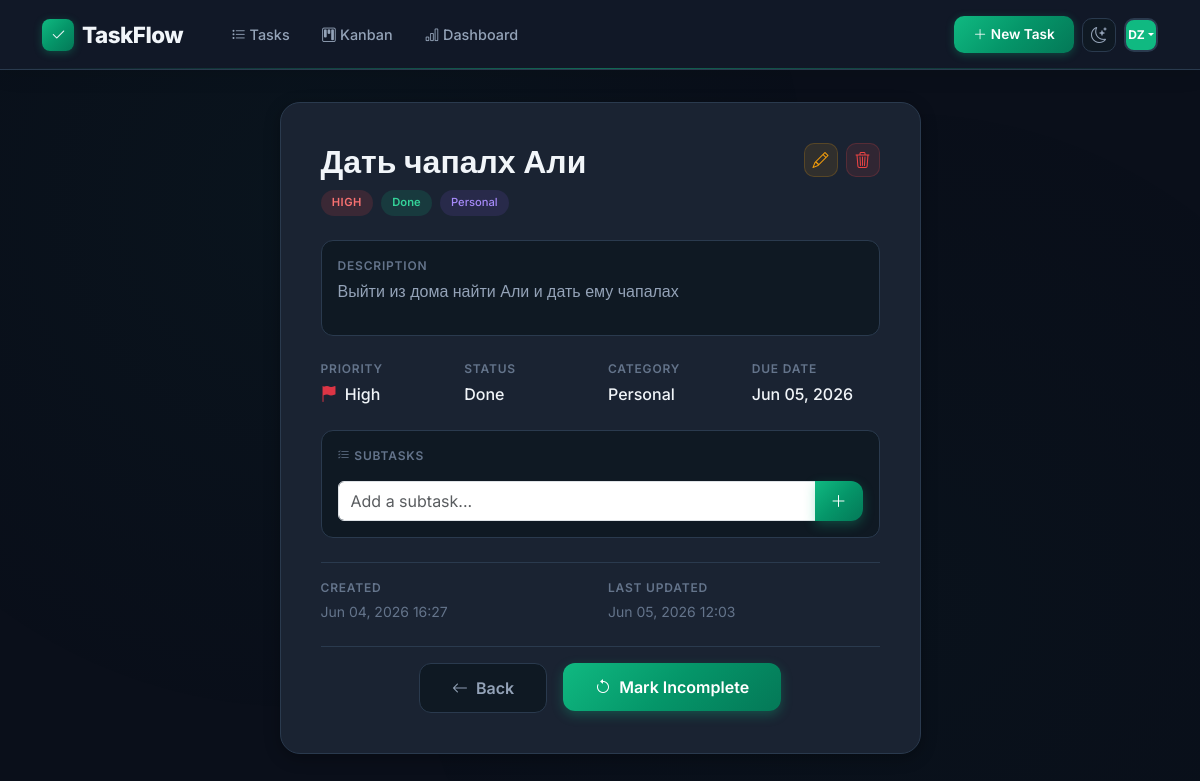
The page /task/1/ (signed in) on the database its author committed.
### tasks/models.py (models this page shows, shortened)
class Profile(models.Model):
    user = models.OneToOneField(User, on_delete=models.CASCADE, related_name='profile')
    avatar_color = models.CharField(max_length=7, default='#10b981')
    bio = models.TextField(max_length=500, blank=True)
    location = models.CharField(max_length=100, blank=True)
    theme = models.CharField(max_length=10, choices=[('dark', 'Dark'), ('light', 'Light')], default='dark')
    created_at = models.DateTimeField(auto_now_add=True)
    @property
    def initials(self):
        if self.user.first_name and self.user.last_name:
            return f"{self.user.first_name[0]}{self.user.last_name[0]}".upper()
        return self.user.username[:2].upper()

class Task(models.Model):
    PRIORITY_CHOICES = [
        ('low', 'Low'),
        ('medium', 'Medium'),
        ('high', 'High'),
    ]
    STATUS_CHOICES = [
        ('todo', 'To Do'),
        ('in_progress', 'In Progress'),
        ('done', 'Done'),
    ]
    CATEGORY_CHOICES = [
        ('work', 'Work'),
        ('personal', 'Personal'),
        ('study', 'Study'),
        ('health', 'Health'),
        ('finance', 'Finance'),
        ('other', 'Other'),
    ]
    user = models.ForeignKey(User, on_delete=models.CASCADE, related_name='tasks')
    title = models.CharField(max_length=200)
    description = models.TextField(blank=True)
    priority = models.CharField(max_length=10, choices=PRIORITY_CHOICES, default='medium')
    status = models.CharField(max_length=15, choices=STATUS_CHOICES, default='todo')
    category = models.CharField(max_length=15, choices=CATEGORY_CHOICES, default='other')
    due_date = models.DateField(null=True, blank=True)
    position = models.IntegerField(default=0)
    created_at = models.DateTimeField(auto_now_add=True)
    updated_at = models.DateTimeField(auto_now=True)
    completed = models.BooleanField(default=False)
    class Meta:
        ordering = ['position', '-created_at']
    @property
    def is_overdue(self):
        if self.due_date and not self.completed:
            return self.due_date < timezone.now().date()
        return False
    @property
    def is_due_soon(self):
        if self.due_date and not self.completed:
            delta = self.due_date - timezone.now().date()
            return 0 <= delta.days <= 2
        return False

### tasks/views.py (the view, shortened to what this page needs)
# urls.py: path('task/<int:pk>/', views.task_detail, name='task_detail'),
@login_required
def task_detail(request, pk):
    task = get_object_or_404(Task, pk=pk, user=request.user)
    subtasks = task.subtasks.all()
    subtask_form = SubTaskForm()
    context = {
        'task': task,
        'subtasks': subtasks,
        'subtask_form': subtask_form,
    }
    return render(request, 'tasks/task_detail.html', context)

### tasks/forms.py
class SubTaskForm(forms.ModelForm):
    class Meta:
        model = SubTask
        fields = ['title']
        widgets = {
            'title': forms.TextInput(attrs={
                'class': 'form-control',
                'placeholder': 'Add a subtask...',
            }),
        }

### templates/tasks/task_detail.html (shortened to what this page needs)
{% extends 'base.html' %}
{% block content %}
<div class="row justify-content-center">
    <div class="col-md-8 col-lg-7">
        <div class="detail-card animate-in">
            <div class="d-flex justify-content-between align-items-start mb-4">
                <div>
                    <h2 class="fw-bold mb-2" style="color: var(--text-primary);">{{ task.title }}</h2>
                    <div class="d-flex flex-wrap gap-2">
                        <span class="badge-priority badge-{{ task.priority }}">{{ task.get_priority_display }}</span>
                        <span class="badge-status badge-{{ task.status }}">{{ task.get_status_display }}</span>
                        <span class="badge-category">{{ task.get_category_display }}</span>
                    </div>
                </div>
                <div class="task-actions d-flex gap-2">
                    <a href="{% url 'task_edit' task.pk %}" class="btn btn-edit" title="Edit" aria-label="Edit task">
                        <i class="bi bi-pencil"></i>
                    </a>
                    <a href="{% url 'task_delete' task.pk %}" class="btn btn-delete" title="Delete" aria-label="Delete task">
                        <i class="bi bi-trash3"></i>
                    </a>
                </div>
            </div>
            {% if task.description %}
            <div class="mb-4 p-3" style="background: var(--bg-input); border-radius: 12px; border: 1px solid var(--border-color);">
                <div class="detail-label">Description</div>
                <div style="color: var(--text-secondary);">{{ task.description|linebreaks }}</div>
            </div>
            {% endif %}
            <div class="row g-3 mb-4">
                <div class="col-6 col-md-3">
                    <div class="detail-label">Priority</div>
                    <div class="detail-value">
                        <i class="bi bi-flag-fill me-1 {% if task.priority == 'high' %}text-danger{% elif task.priority == 'medium' %}text-warning{% endif %}" ></i>
                        {{ task.get_priority_display }}
                    </div>
                </div>
                <div class="col-6 col-md-3">
                    <div class="detail-label">Status</div>
                    <div class="detail-value">{{ task.get_status_display }}</div>
                </div>
                <div class="col-6 col-md-3">
                    <div class="detail-label">Category</div>
                    <div class="detail-value">{{ task.get_category_display }}</div>
                </div>
                <div class="col-6 col-md-3">
                    <div class="detail-label">Due Date</div>
                    <div class="detail-value {% if task.is_overdue %}{% endif %}" {% if task.is_overdue %}style="color: var(--accent-red);"{% elif task.is_due_soon %}style="color: var(--accent-amber);"{% endif %}>
                        {% if task.due_date %}{{ task.due_date|date:"M d, Y" }}{% else %}<span style="color: var(--text-muted);">Not set</span>{% endif %}
                    </div>
                </div>
            </div>
            <div class="mb-4 p-3" style="background: var(--bg-input); border-radius: 12px; border: 1px solid var(--border-color);">
                <div class="d-flex justify-content-between align-items-center mb-3">
                    <div class="detail-label mb-0">
                        <i class="bi bi-list-check me-1"></i>Subtasks
                    </div>
                </div>
                <form method="post" class="mt-3">
                    <div class="input-group">
                        {{ subtask_form.title }}
                        <button type="submit" class="btn btn-submit" style="border-radius: 0 12px 12px 0; padding: 0.5rem 1rem;">
                            <i class="bi bi-plus-lg"></i>
                        </button>
                    </div>
                </form>
            </div>
            <div class="border-top pt-3">
                <div class="row g-3">
                    <div class="col-6">
                        <div class="detail-label">Created</div>
                        <div class="small" style="color: var(--text-muted);">{{ task.created_at|date:"M d, Y H:i" }}</div>
                    </div>
                    <div class="col-6">
                        <div class="detail-label">Last Updated</div>
                        <div class="small" style="color: var(--text-muted);">{{ task.updated_at|date:"M d, Y H:i" }}</div>
                    </div>
                </div>
            </div>
            <div class="d-flex gap-3 justify-content-center mt-4 pt-3 border-top">
                <a href="{% url 'task_list' %}" class="btn btn-cancel">
                    <i class="bi bi-arrow-left me-1"></i> Back
                </a>
                <form method="post" action="{% url 'task_toggle' task.pk %}">
                    <button type="submit" class="btn btn-submit">
                        {% if task.completed %}
                        <i class="bi bi-arrow-counterclockwise me-1"></i> Mark Incomplete
                        {% else %}
                        <i class="bi bi-check-lg me-1"></i> Mark Complete
                        {% endif %}
                    </button>
                </form>
            </div>
        </div>
    </div>
</div>
{% endblock %}

### templates/base.html (shortened to what this page needs)
<!DOCTYPE html>
<html lang="en" data-theme="dark">
<head>
    <link href="https://cdn.jsdelivr.net/npm/bootstrap@5.3.2/dist/css/bootstrap.min.css" rel="stylesheet">
    <link href="https://cdn.jsdelivr.net/npm/bootstrap-icons@1.11.2/font/bootstrap-icons.min.css" rel="stylesheet">
</head>
<body>
    <nav class="navbar navbar-expand-lg">
        <div class="container">
            <a class="navbar-brand" href="{% url 'task_list' %}">
                <span class="brand-icon"><i class="bi bi-check2"></i></span>
                TaskFlow
            </a>
            <div class="collapse navbar-collapse" id="navbarNav">
                {% if user.is_authenticated %}
                <ul class="navbar-nav me-auto ms-3">
                    <li class="nav-item">
                        <a class="nav-link nav-link-custom {% if request.resolver_match.url_name == 'task_list' %}active{% endif %}" href="{% url 'task_list' %}">
                            <i class="bi bi-list-task me-1"></i>Tasks
                        </a>
                    </li>
                    <li class="nav-item">
                        <a class="nav-link nav-link-custom {% if request.resolver_match.url_name == 'kanban' %}active{% endif %}" href="{% url 'kanban' %}">
                            <i class="bi bi-kanban me-1"></i>Kanban
                        </a>
                    </li>
                    <li class="nav-item">
                        <a class="nav-link nav-link-custom {% if request.resolver_match.url_name == 'dashboard' %}active{% endif %}" href="{% url 'dashboard' %}">
                            <i class="bi bi-bar-chart me-1"></i>Dashboard
                        </a>
                    </li>
                </ul>
                <div class="d-flex align-items-center gap-2">
                    <a href="{% url 'task_create' %}" class="btn btn-create" title="New Task (N)">
                        <i class="bi bi-plus-lg me-1"></i>New Task
                    </a>
                    <button class="theme-toggle" id="themeToggle" title="Toggle theme (T)" aria-label="Toggle theme">
                        <i class="bi bi-moon-stars" id="themeIcon"></i>
                    </button>
                    <div class="dropdown">
                        <a href="#" class="avatar-sm dropdown-toggle text-decoration-none" data-bs-toggle="dropdown" aria-expanded="false" style="background: {{ user.profile.avatar_color|default:'#10b981' }};">
                            {{ user.profile.initials }}
                        </a>
                    </div>
                </div>
                {% endif %}
            </div>
        </div>
    </nav>
    <main class="main-content">
        <div class="container">
            {% block content %}{% endblock %}
        </div>
    </main>
</body>
</html>

### rows shown on the page
Task: title "Дать чапалх Али", priority "HIGH", status "Done", category "Personal", description "Выйти из дома найти Али и дать ему чапалах", priority "High", due_date "Jun 05, 2026", created_at "Jun 04, 2026 16:27", updated_at "Jun 05, 2026 12:03"

### other values the page prints
{{ user.profile.initials }} "DZ"
